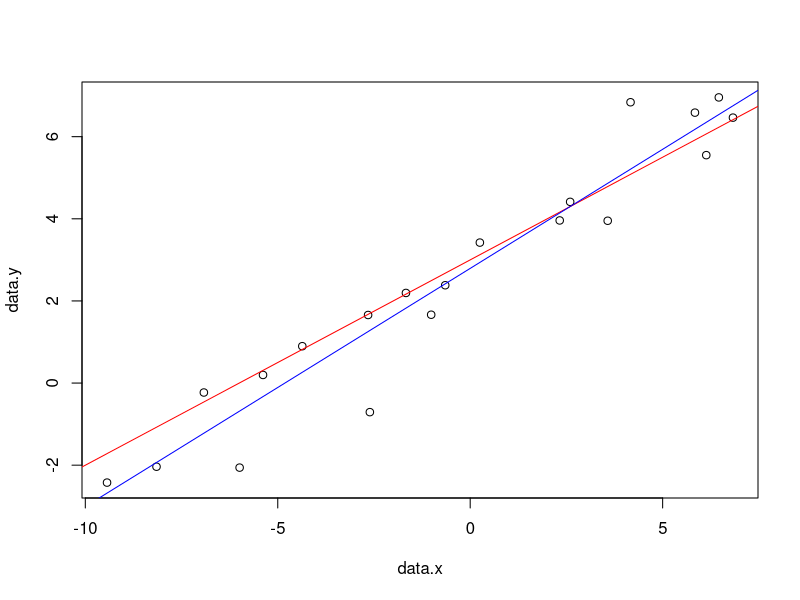

Write the R code that produced this figure.
library(dplyr)
set.seed(12604)

# practice with parameter estimation

# we'll use the same linear model data as before.

intercept <- 3
slope <- 0.5

data.x <- runif(20, min=-10, max=10)
data.y <- rnorm(20, mean=(slope*data.x + intercept), sd = 1)

plot(data.x, data.y)
abline(a = intercept, b=slope, col="red")

model.data <- data.frame(x=data.x, y=data.y)

# now we need to write a function that calculates the RMSE for a given set of parameters
# because of the function we will use in a moment, this function must take a vector of parameters
# as the first argument. we can translate that vector back into the intercept and slope inside the function.

calculate.rmse <- function(parameters){
  intercept <- parameters[1]
  slope <- parameters[2]
  model.data<- model.data %>%
    mutate(y.predict = slope*x+intercept)  %>%
    mutate(sq.error = (y.predict-y)^2)
    rmse <- sqrt(mean(model.data$sq.error))
    return(rmse)
}

# now we use optim to find the best fitting parameters (minimize RMSE)

result <- optim(calculate.rmse, par = c(0,0))

# we can extract the parameters from optim, and plot the best fitting line

best.intercept <- result$par[1]
best.slope <- result$par[2]

abline(a=best.intercept, b=best.slope, col="blue")

# note that the best fitting line is not the same as the actual model that generated the data!
# if you were running the experiment that collected this data, what could you do to improve
# the estimate? get more data! try simulating that, and seeing if it helps. if you are done early,
# then try making a plot that has sample size on the X axis and error in the model parameter estimates on
# the Y axis...

